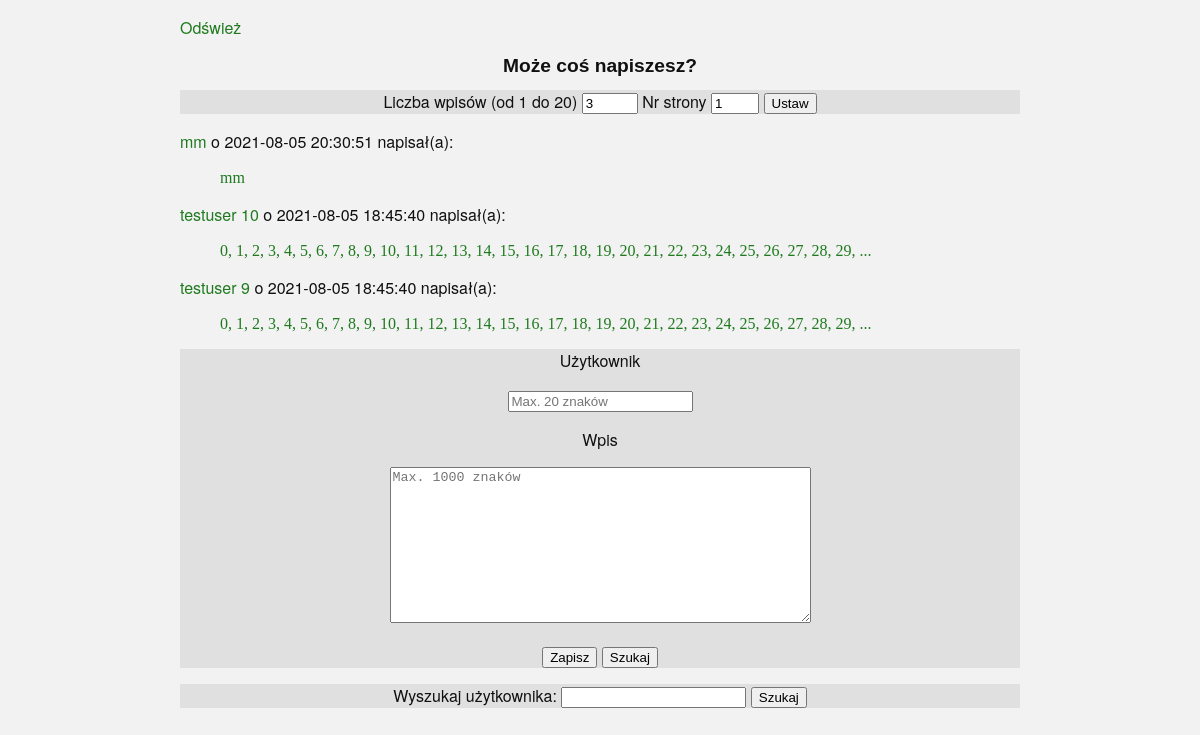
Before: / with the older database file.
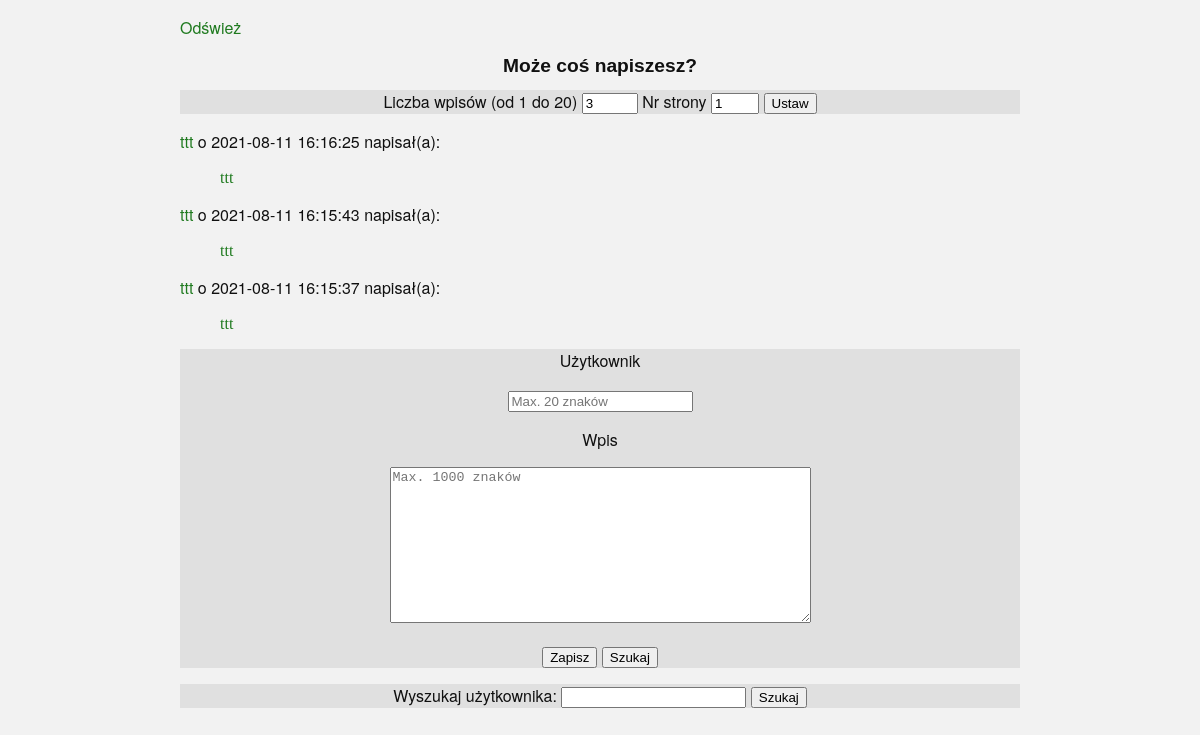
After: the same page with the newer database file.
### tables this page shows
CREATE TABLE user
        (id INTEGER NOT NULL PRIMARY KEY AUTOINCREMENT,
        name TEXT NOT NULL UNIQUE CHECK(length(name) > 1 AND length(name) < 16));

CREATE TABLE entry
        (id INTEGER NOT NULL PRIMARY KEY AUTOINCREMENT,
        entry TEXT NOT NULL CHECK(length(entry) > 1 AND length(entry) < 1000),
        user INTEGER NOT NULL,
        date TEXT NOT NULL CHECK (length(date) < 30),
        FOREIGN KEY(user) REFERENCES user(id));

### guest_book/routes.py (the view)
@app.route('/', methods = ['GET', 'POST'])
def index(quantity = None, page = 1, cut = app.config["CUT"]):
    f'''Returns group of latest entries (default - {app.config["ENTRIES"]})'''
    entry = Entry()
    quantity = request.args.get('quantity')
    page = request.args.get('page')
    quantity, offset = display_data(quantity, page, app)
    back = 'Odśwież'
    with DB_access() as db:
        max_page = get_max_page(db, quantity)
        if not max_page:
            abort(404)
        if request.method == 'GET':
            status_code = 200
            message = 'Może coś napiszesz?'
            entries = db.get_entries(quantity = quantity, offset = offset)
        else:
            status_code, message, entries = db_operations(db, entry, quantity)
            if status_code == 404:
                abort(404)
        if entries:
            template = 'entries.html'
        else:
            template = 'noentries.html'
        return render_template(template, back = back,
                                   entry = entry,
                                   title = app.config['TITLE'],
                                   entries = entries,
                                   cut = cut,
                                   quantity = quantity,
                                   page = page,
                                   max_page = max_page,
                                   message = message), status_code

### guest_book/forms.py
class Entry(FlaskForm):
    max_user_len = 20
    length_message = ' musi być pomiędzy %(min)d i %(max)d'
    user_message = 'Długość useru' + length_message
    entry_message = 'Długość wpisu' + length_message
    query_message = 'Długośc zapytania' + length_message
    user_placeholder = f'Max. {max_user_len} znaków'
    entry_placeholder = f'Max. {max_entry_len} znaków'
    user = StringField('Użytkownik', validators = [Length(min = 1,
        max = max_user_len, message = user_message)])
    text = StringField('Wpis', validators = [Length(min = 1,
        max = max_entry_len,  message = entry_message)], widget=TextArea())
    write = SubmitField('Zapisz')
    query = SubmitField('Szukaj')

### guest_book/classes.py (called while the page is built)
    def get_text(self, cut):
        if cut:
            text = self.text.split(' ')[:cut]
            text = ' '.join(text)
            if text != self.text:
                return text + ' ...'
            return text
        else:
            return self.text

### guest_book/db_access.py (called while the page is built)
    @staticmethod
    def __enter__():
        location = file_location(__file__)
        db_location = location + '/' + app.config['DB']
        DB_access.cursor = sql.connect(db_location)
        return DB_access

### guest_book/templates/entries.html
{% extends "frame.html" %}
{% block content %}
<dl> {% for entry in entries: %}
  <dt><a href="{{ url_for('user', name = entry.user, quantity = quantity, page = 1) }}">{{ entry.user }}</a> o {{ entry.date }} napisał(a): </dt>
  <dd class = "entry"><p><a href="/entry/{{ entry.id }}" target="_blank">{{ entry.get_text(cut) }}</a></p></dd>
  {% endfor %}
</dl>
{% endblock %}

Changed rows visible on the page:
no longer on this page (row unchanged): user: user "mm"
no longer on this page (row unchanged): entry: get_text "mm"
no longer on this page (row unchanged): user: user "testuser 10"
no longer on this page (row unchanged): user: user "testuser 9"
added user: user "ttt" "ttt" "ttt"
added entry: get_text "ttt"
added entry: get_text "ttt"
added entry: get_text "ttt"
Other visible differences:
new list line: "o 2021-08-11 16:16:25 napisał(a):"
new list line: "o 2021-08-11 16:15:43 napisał(a):"
new list line: "o 2021-08-11 16:15:37 napisał(a):"
list line gone: "o 2021-08-05 20:30:51 napisał(a):"
list line gone: "o 2021-08-05 18:45:40 napisał(a): 0, 1, 2, 3, 4, 5, 6, 7, 8, 9, 10, 11, 12, 13, 14, 15, 16, 17, 18, 19, 20, 21, 22, 23, 24, 25, 26, 27, 28, 29, ..."
